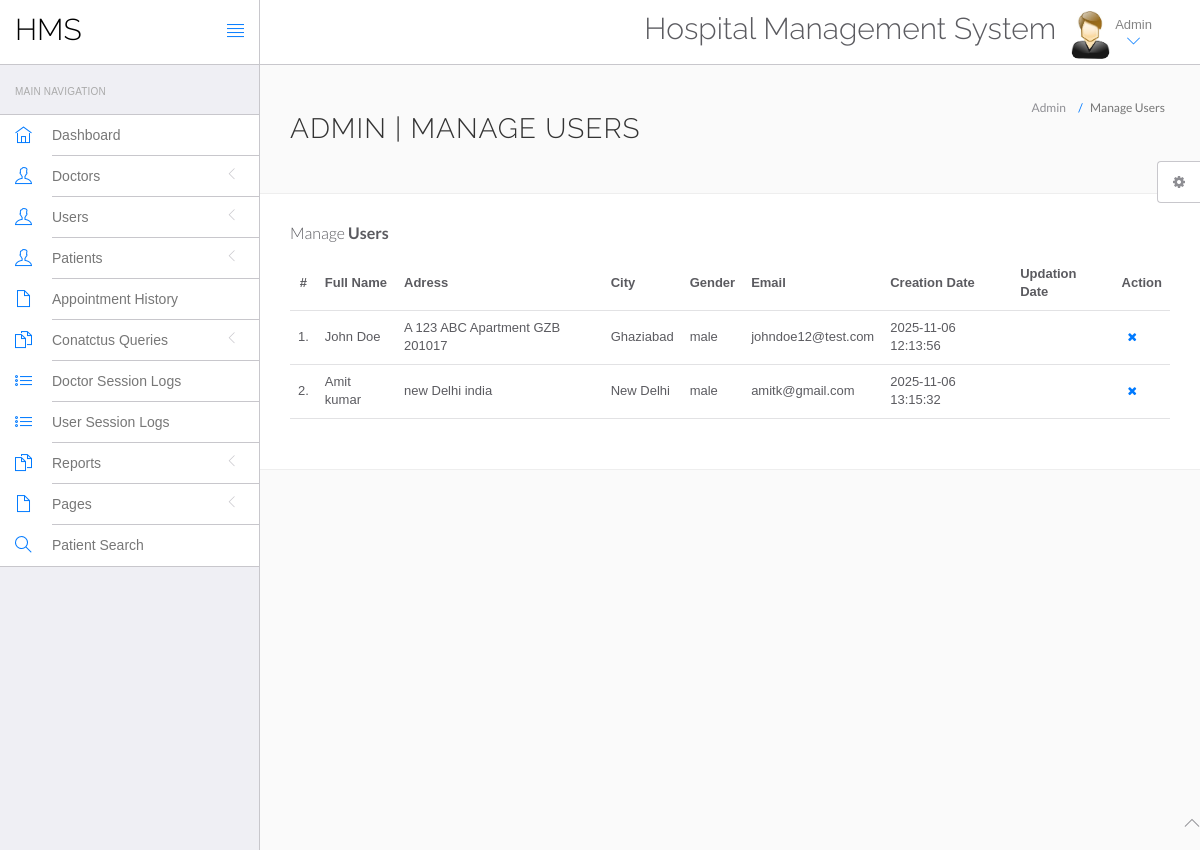
/hms/admin/manage-users.php (signed in), run on the app's committed database.
### tables this page shows
CREATE TABLE `users` (
  `id` int(11) NOT NULL,
  `fullName` varchar(255) DEFAULT NULL,
  `address` longtext DEFAULT NULL,
  `city` varchar(255) DEFAULT NULL,
  `gender` varchar(255) DEFAULT NULL,
  `email` varchar(255) DEFAULT NULL,
  `password` varchar(255) DEFAULT NULL,
  `regDate` timestamp NULL DEFAULT current_timestamp(),
  `updationDate` timestamp NULL DEFAULT NULL ON UPDATE current_timestamp()
);

### hms/admin/manage-users.php (the view, shortened to what this page needs)
<?php
include('include/config.php');
if(strlen($_SESSION['id']==0)) {
 header('location:logout.php');
  } else{
?>
<!DOCTYPE html>
<html lang="en">
	<head>
		<link rel="stylesheet" href="vendor/bootstrap/css/bootstrap.min.css">
		<link rel="stylesheet" href="vendor/fontawesome/css/font-awesome.min.css">
		<link rel="stylesheet" href="vendor/themify-icons/themify-icons.min.css">
		<link href="vendor/animate.css/animate.min.css" rel="stylesheet" media="screen">
		<link href="vendor/perfect-scrollbar/perfect-scrollbar.min.css" rel="stylesheet" media="screen">
		<link href="vendor/switchery/switchery.min.css" rel="stylesheet" media="screen">
		<link href="vendor/bootstrap-touchspin/jquery.bootstrap-touchspin.min.css" rel="stylesheet" media="screen">
		<link href="vendor/select2/select2.min.css" rel="stylesheet" media="screen">
		<link href="vendor/bootstrap-datepicker/bootstrap-datepicker3.standalone.min.css" rel="stylesheet" media="screen">
		<link href="vendor/bootstrap-timepicker/bootstrap-timepicker.min.css" rel="stylesheet" media="screen">
		<link rel="stylesheet" href="assets/css/styles.css">
		<link rel="stylesheet" href="assets/css/plugins.css">
		<link rel="stylesheet" href="assets/css/themes/theme-1.css" id="skin_color" />
	</head>
	<body>
		<div id="app">
<?php include('include/sidebar.php');?>
			<div class="app-content">
						<?php include('include/header.php');?>
				<div class="main-content" >
					<div class="wrap-content container" id="container">
						<section id="page-title">
							<div class="row">
								<div class="col-sm-8">
									<h1 class="mainTitle">Admin | Manage Users</h1>
																	</div>
								<ol class="breadcrumb">
									<li>
										<span>Admin</span>
									</li>
									<li class="active">
										<span>Manage Users</span>
									</li>
								</ol>
							</div>
						</section>
						<div class="container-fluid container-fullw bg-white">
									<div class="row">
								<div class="col-md-12">
									<h5 class="over-title margin-bottom-15">Manage <span class="text-bold">Users</span></h5>
									<table class="table table-hover" id="sample-table-1">
										<thead>
											<tr>
												<th class="center">#</th>
												<th>Full Name</th>
												<th class="hidden-xs">Adress</th>
												<th>City</th>
												<th>Gender </th>
												<th>Email </th>
												<th>Creation Date </th>
												<th>Updation Date </th>
												<th>Action</th>
											</tr>
										</thead>
										<tbody>
<?php
$sql=mysqli_query($con,"select * from users");
$cnt=1;
while($row=mysqli_fetch_array($sql))
{
?>
											<tr>
												<td class="center"><?php echo $cnt;?>.</td>
												<td class="hidden-xs"><?php echo $row['fullName'];?></td>
												<td><?php echo $row['address'];?></td>
												<td><?php echo $row['city'];?>
												</td>
												<td><?php echo $row['gender'];?></td>
												<td><?php echo $row['email'];?></td>
												<td><?php echo $row['regDate'];?></td>
												<td><?php echo $row['updationDate'];?>
												</td>
												<td >
												<div class="visible-md visible-lg hidden-sm hidden-xs">
	<a href="manage-users.php?id=<?php echo $row['id']?>&del=delete" onClick="return confirm('Are you sure you want to delete?')"class="btn btn-transparent btn-xs tooltips" tooltip-placement="top" tooltip="Remove"><i class="fa fa-times fa fa-white"></i></a>
												</div>
												</td>
											</tr>
											<?php
$cnt=$cnt+1;
											 }?>
										</tbody>
									</table>
								</div>
							</div>
								</div>
							</div>
						</div>
					</div>
				</div>
	<?php include('include/footer.php');?>
	<?php include('include/setting.php');?>
	</body>
</html>
<?php } ?>

### hms/admin/assets/css/themes/theme-1.css (style rules this page uses)
body { background: #FAFAFA; }

### data on the page
users: fullName "John Doe", address "A 123 ABC Apartment GZB 201017", city "Ghaziabad", gender "male", email "johndoe12@test.com", regDate "2025-11-06 12:13:56"
users: fullName "Amit kumar", address "new Delhi india", city "New Delhi", gender "male", email "amitk@gmail.com", regDate "2025-11-06 13:15:32"
